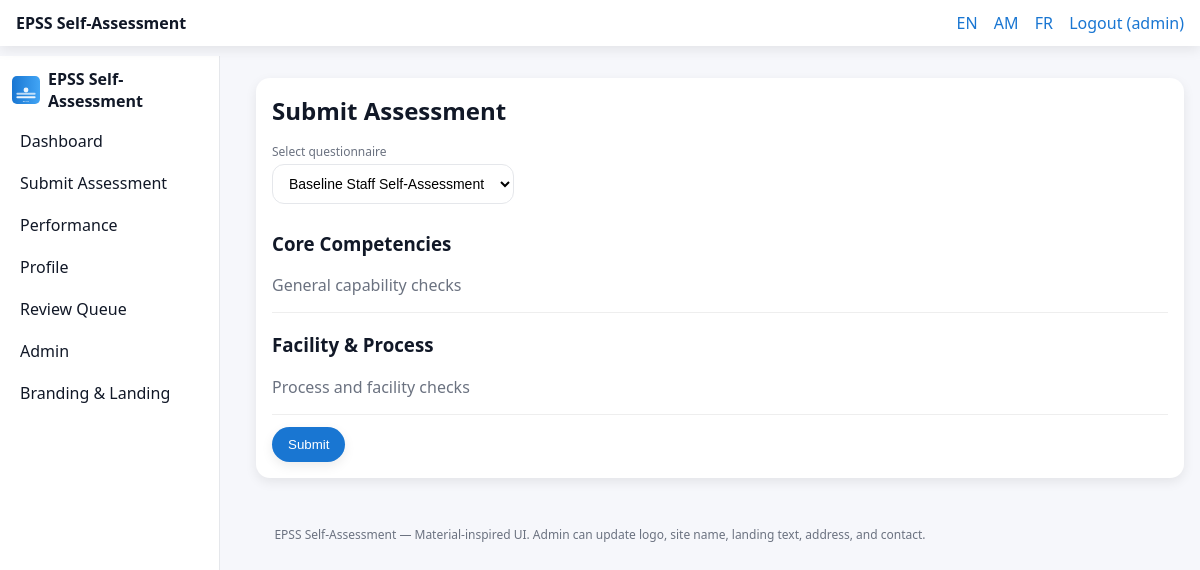
Screenshot of /submit_assessment.php (signed in) with the database file from the repository.
### tables this page shows
CREATE TABLE site_config (
  id INT PRIMARY KEY,
  site_name VARCHAR(200) NULL,
  landing_text TEXT NULL,
  address VARCHAR(255) NULL,
  contact VARCHAR(255) NULL,
  logo_path VARCHAR(255) NULL
);

CREATE TABLE questionnaire_section (
  id INT AUTO_INCREMENT PRIMARY KEY,
  questionnaire_id INT NOT NULL,
  title VARCHAR(255) NOT NULL,
  description TEXT NULL,
  order_index INT NOT NULL DEFAULT 0,
  FOREIGN KEY (questionnaire_id) REFERENCES questionnaire(id) ON DELETE CASCADE
);

### config.php (called while the page is built, shortened)
<?php
require_once __DIR__.'/i18n.php';
function get_site_config(PDO $pdo): array {
    $cfg = $pdo->query("SELECT * FROM site_config WHERE id=1")->fetch();
    return $cfg ?: [];
}
?>

### i18n.php (called while the page is built)
<?php
function load_lang(string $lang): array {
    $file = __DIR__ . "/lang/$lang.json";
    if (!file_exists($file)) { $file = __DIR__ . "/lang/en.json"; }
    $json = file_get_contents($file);
    $arr = json_decode($json, true);
    return is_array($arr) ? $arr : [];
}
function t(array $t, string $key, string $fallback=''): string {
    return $t[$key] ?? ($fallback ?: $key);
}
?>

### submit_assessment.php (the view, shortened to what this page needs)
<?php
require_once __DIR__.'/config.php';
$q = $pdo->query("SELECT id, title FROM questionnaire ORDER BY id DESC")->fetchAll();
$qid = (int)($_GET['qid'] ?? ($q[0]['id'] ?? 0));
$sections = []; $items = [];
if ($qid) {
    $s = $pdo->prepare("SELECT * FROM questionnaire_section WHERE questionnaire_id=? ORDER BY order_index ASC");
    $s->execute([$qid]); $sections = $s->fetchAll();
}
?>
<!doctype html><html><head>
<link rel="stylesheet" href="assets/css/material.css">
<link rel="stylesheet" href="assets/css/styles.css">
</head><body class="md-bg">
<?php include __DIR__.'/templates/header.php'; ?>
<section class="md-section">
<div class="md-card md-elev-2">
  <h2 class="md-card-title"><?=t($t,'submit_assessment','Submit Assessment')?></h2>
  <form method="get" class="md-inline-form">
    <label class="md-field">
      <span><?=t($t,'select_questionnaire','Select questionnaire')?></span>
      <select name="qid" onchange="this.form.submit()">
        <?php foreach ($q as $row): ?>
          <option value="<?=$row['id']?>" <?=($row['id']==$qid?'selected':'')?>><?=htmlspecialchars($row['title'])?></option>
        <?php endforeach; ?>
      </select>
    </label>
  </form>
  <?php if ($qid): ?>
  <form method="post">
    <?php foreach ($sections as $sec): ?>
      <h3 class="md-section-title"><?=htmlspecialchars($sec['title'])?></h3>
      <p class="md-muted"><?=htmlspecialchars($sec['description'])?></p>
      <div class="md-divider"></div>
    <?php endforeach; ?>
    <button class="md-button md-primary md-elev-2"><?=t($t,'submit','Submit')?></button>
  </form>
  <?php else: ?>
    <p><?=t($t,'no_questionnaire','No questionnaire found.')?></p>
  <?php endif; ?>
</div>
</section>
<?php include __DIR__.'/templates/footer.php'; ?>
</body></html>

### templates/header.php
<?php
require_once __DIR__.'/../config.php';
$t = load_lang($_SESSION['lang'] ?? 'en');
$cfg = get_site_config($pdo);
?>
<header class="md-appbar md-elev-2">
  <div class="md-appbar-title"><?=htmlspecialchars($cfg['site_name'] ?? 'EPSS Self-Assessment')?></div>
  <nav class="md-appbar-actions">
    <a href="/set_lang.php?lang=en">EN</a>
    <a href="/set_lang.php?lang=am">AM</a>
    <a href="/set_lang.php?lang=fr">FR</a>
    <a href="/logout.php"><?=t($t,'logout','Logout')?> (<?=htmlspecialchars($_SESSION['user']['username'] ?? '')?>)</a>
  </nav>
</header>
<aside class="md-drawer">
  <div class="md-drawer-header">
    <img src="<?=htmlspecialchars($cfg['logo_path'] ?? '/assets/img/epss-logo.svg')?>" alt="Logo" class="md-logo-sm">
    <div class="md-drawer-title"><?=htmlspecialchars($cfg['site_name'] ?? 'EPSS')?></div>
  </div>
  <nav class="md-drawer-nav">
    <a href="/dashboard.php" class="md-drawer-link"><?=t($t,'dashboard','Dashboard')?></a>
    <a href="/submit_assessment.php" class="md-drawer-link"><?=t($t,'submit_assessment','Submit Assessment')?></a>
    <a href="/performance.php" class="md-drawer-link"><?=t($t,'performance','Performance')?></a>
    <a href="/profile.php" class="md-drawer-link"><?=t($t,'profile','Profile')?></a>
    <?php if (in_array($_SESSION['user']['role'] ?? '', ['admin','supervisor'])): ?>
      <a href="/admin/supervisor_review.php" class="md-drawer-link"><?=t($t,'review_queue','Review Queue')?></a>
    <?php endif; ?>
    <?php if (($_SESSION['user']['role'] ?? '')==='admin'): ?>
      <a href="/admin/dashboard.php" class="md-drawer-link"><?=t($t,'admin','Admin')?></a>
      <a href="/admin/branding.php" class="md-drawer-link"><?=t($t,'branding','Branding & Landing')?></a>
    <?php endif; ?>
  </nav>
</aside>
<main class="md-main">

### assets/css/material.css (style rules this page uses)
:root { --md-primary: #1976d2; --md-on-primary: #fff; --md-bg: #f6f7fb; --md-surface: #ffffff; --md-muted: #6b7280; --md-danger: #c62828; --md-radius: 14px; }
* { box-sizing: border-box; }
body.md-bg { margin:0; background: var(--md-bg); color:#111827; font-family: system-ui, -apple-system, Segoe UI, Roboto, Helvetica, Arial, sans-serif; }
.md-appbar { position:sticky; top:0; z-index:10; background:var(--md-surface); display:flex; justify-content:space-between; align-items:center; padding:12px 16px; }
.md-appbar .md-appbar-title { font-weight:700; }
.md-appbar .md-appbar-actions a { margin-left:12px; text-decoration:none; color:var(--md-primary); }
.md-drawer { position:fixed; top:56px; left:0; width:220px; bottom:0; padding:12px; background:var(--md-surface); border-right:1px solid #e5e7eb; }
.md-drawer-header { display:flex; align-items:center; gap:8px; margin-bottom:8px; }
.md-logo-sm { height:28px; }
.md-drawer-title { font-weight:600; }
.md-drawer-nav { display:flex; flex-direction:column; }
.md-drawer-link { padding:10px 8px; border-radius:10px; color:#111827; text-decoration:none; }
.md-main { margin-left:240px; padding:16px; }
.md-section { margin:16px 0; }
.md-card { background:var(--md-surface); border-radius:var(--md-radius); padding:16px; }
.md-card-title { margin:0 0 8px; }
.md-elev-2 { box-shadow: 0 4px 12px rgba(0,0,0,.08); }
.md-button { display:inline-block; padding:10px 16px; border-radius:999px; border:0; background:#e5e7eb; color:#111827; text-decoration:none; cursor:pointer; }
.md-primary { background:var(--md-primary); color:var(--md-on-primary); }
.md-field { display:flex; flex-direction:column; margin:8px 0; }
.md-field > span { font-size:12px; color:var(--md-muted); margin-bottom:4px; }
.md-field input, .md-field select, .md-field textarea { border:1px solid #e5e7eb; border-radius:12px; padding:10px 12px; font-size:14px; background:#fff; }
.md-muted { color:var(--md-muted); }
.md-divider { height:1px; background:#eee; margin:8px 0 12px; }
.md-inline-form { display:flex; gap:10px; align-items:end; flex-wrap:wrap; }

### rows the page displays
site_config: site_name "EPSS Self-Assessment"
questionnaire_section: title "Core Competencies", description "General capability checks"
questionnaire_section: title "Facility & Process", description "Process and facility checks"

### other values shown
t($t,'logout','Logout') "Logout"
$_SESSION['user']['username'] "admin"
t($t,'dashboard','Dashboard') "Dashboard"
t($t,'submit_assessment','Submit Assessment') "Submit Assessment"
t($t,'performance','Performance') "Performance"
t($t,'profile','Profile') "Profile"
t($t,'review_queue','Review Queue') "Review Queue"
t($t,'admin','Admin') "Admin"
t($t,'branding','Branding & Landing') "Branding & Landing"
t($t,'select_questionnaire','Select questionnaire') "Select questionnaire"
t($t,'submit','Submit') "Submit"
form field qid "Baseline Staff Self-Assessment"
